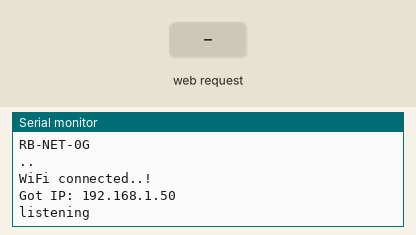
Bench run of a sketch on a simulated ESP32. Parts: the last lines printed to the serial monitor. The inputs (shaded band) are chosen by the test bench. WiFi joins after 1.5 s; servers stay silent unless stated.

Above: at 3.2 s.
3.3 s: HTTP request GET / received
At 3.6 s:
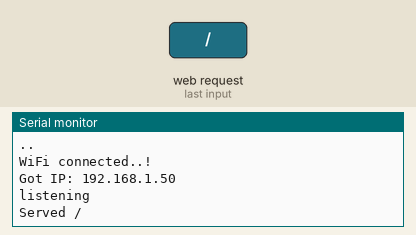
4.8 s: HTTP request GET /marco received
At 6.0 s:
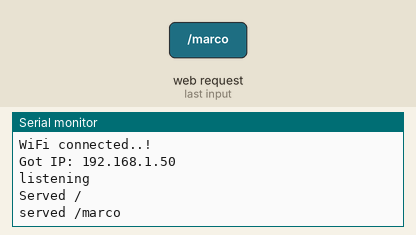
6.3 s: HTTP request GET /boop received
At 7.1 s:
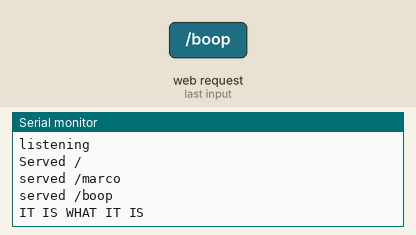
7.8 s: HTTP request GET /poll received
At 8.2 s:
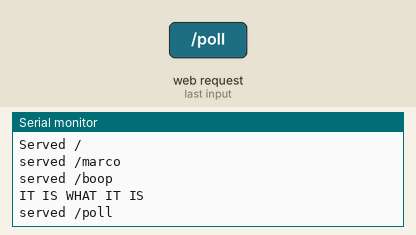
9.3 s: HTTP request GET /log received
At 10.6 s:
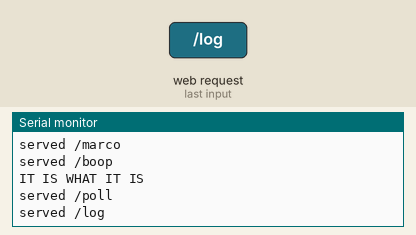

The sketch:

Testy.ino
```cpp
/************************************
testy control lift
************************************/
////////////////////////////////////
// ESP32
////////////////////////////////////
#include <WiFi.h>
#include <WebServer.h>

#include <ArduinoJson.h>
JsonDocument jDoc;

// #include <ESPAsyncWebServer.h>
// WiFi Credentials
// WARNING: Protect your credentials!
const char* hostName = "Hello Wifi!";
const char* ssid     = "RB-NET-0G";
const char* password = "12345678";
WebServer server(80);


void setup()
{
  // put your setup code here, to run once:


  Serial.begin(115200);


  Serial.println("Connecting to ");
  Serial.println(ssid);
  //connect to your local wi-fi network
  WiFi.begin(ssid, password);
  //check wi-fi is connected to wi-fi network
  while (WiFi.status() != WL_CONNECTED) {
    delay(1000);
    Serial.print(".");
  }
  WiFi.hostname(hostName);
  Serial.println("");
  Serial.println("WiFi connected..!");
  Serial.print("Got IP: ");  Serial.println(WiFi.localIP());

  server.onNotFound(handle_404);
  server.on("/", handle_connect);
  server.on("/marco", handle_marco);
  server.on("/boop", h_boop);
  server.on("/poll", h_poll);
  server.on("/log", h_log);

  server.begin();
  Serial.println("listening");


  // server.on("/", [](AsyncWebServerRequest *request){
  //   request->send(200, "text/plain", "HIHIHIHHOHOHO");
  // });

} // END setup()


void loop()
{
  // put your main code here, to run repeatedly:

server.handleClient();

  // Use WiFiClient class to create TCP connections
//  WiFiClientSecure client;
//  const int httpPort = 443; // 80 is for HTTP / 443 is for HTTPS!

//  client.setInsecure(); // this is the magical line that makes everything work


  // up and at them
server.handleClient();

} // END loop()


void handle_404(){
  server.send(404, "text/plain", "Not found");
}

void handle_connect(){
  server.send(200, "text/html", SendHTML(true,true));
  Serial.println("Served /");
}

void h_poll(){
  server.send(200, "text/plain", String(millis()));
  // server.send(200, "application/json", {millis());
  Serial.println("served /poll");
}

void h_log(){
  server.sendHeader("Access-Control-Allow-Origin", "*"); // Allow CORS

  jDoc["recent"] = "ngh";
  jDoc["dat"] = "ass";

  String jString;
  serializeJson(jDoc, jString);

  server.send(200, "application/json", jString);
  Serial.println("served /log");

}

void h_boop()
{
  server.send(200, "application/json", "{\"a\":\"bc\"}");
  Serial.println("served /boop");
  // StaticJsonDocument<200> doc;
  // deserializeJson(doc, server.arg("plain"));
  // JsonObject obj = doc.as<JsonObject>();
  const char *boop = "IT IS WHAT IT IS"; // doc["x"];
  Serial.println(boop);
}

void handle_marco()
{
  server.sendHeader("Access-Control-Allow-Origin", "*"); // Allow CORS
  // server.send(200, "text/html", SendHTML(true,true));
  // server.send(200, "application/json", "{\"a\":\"bc\"}");
  server.send(200, "text/plain", hostName);
  Serial.println("served /marco");
}


String SendHTML(uint8_t led1stat,uint8_t led2stat){
String ptr = "<!DOCTYPE html> <html>\n";
  ptr +="<head><meta name=\"viewport\" content=\"width=device-width, initial-scale=1.0, user-scalable=no\">\n";
  ptr +="<title>WiFi Control</title>\n";
  ptr +="<style>html { font-family: Helvetica; display: inline-block; margin: 0px auto; text-align: center;}\n";
  ptr +="body{margin-top: 50px;} h1 {color: #444444;margin: 50px auto 30px;} h3 {color: #444444;margin-bottom: 50px;}\n";
  ptr +=".button {display: block;width: 80px;background-color: #1abc9c;border: none;color: white;padding: 13px 30px;text-decoration: none;font-size: 25px;margin: 0px auto 35px;cursor: pointer;border-radius: 4px;}\n";
  ptr +=".button-on {background-color: #1abc9c;}\n";
  ptr +=".button-on:active {background-color: #16a085;}\n";
  ptr +=".button-off {background-color: #34495e;}\n";
  ptr +=".button-off:active {background-color: #2c3e50;}\n";
  ptr +="p {font-size: 14px;color: #888;margin-bottom: 10px;}\n";
  ptr +="</style>\n";
  ptr +="</head>\n";
  ptr +="<body>\n";
  ptr +="<h1>ESP8266 Web Server</h1>\n";
  ptr +="<h3>Using Access Point(AP) Mode</h3>\n";

   if(led1stat)
  {ptr +="<p>LED1 Status: ON</p><a class=\"button button-off\" href=\"/led1off\">OFF</a>\n";}
  else
  {ptr +="<p>LED1 Status: OFF</p><a class=\"button button-on\" href=\"/led1on\">ON</a>\n";}

  if(led2stat)
  {ptr +="<p>LED2 Status: ON</p><a class=\"button button-off\" href=\"/led2off\">OFF</a>\n";}
  else
  {ptr +="<p>LED2 Status: OFF</p><a class=\"button button-on\" href=\"/led2on\">ON</a>\n";}

  ptr +="</body>\n";
  ptr +="</html>\n";
  return ptr;


}

// void log(){
//   Serial.println("serve");
//  server.send(200, "text/plain", "USA");
// }
```

Measured:
- after the input at 3.3 s, the serial monitor: prints a new line at once (image 1)
- after the input at 4.8 s, the serial monitor: prints a new line at once (image 2)
- after the input at 6.3 s, the serial monitor: prints a new line at once (image 3)
- after the input at 7.8 s, the serial monitor: prints a new line at once (image 4)
- after the input at 9.3 s, the serial monitor: prints a new line at once (image 5)
